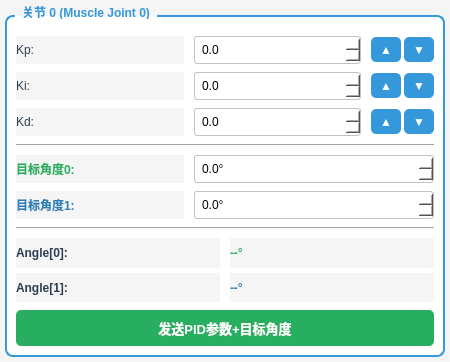
<?xml version="1.0" encoding="UTF-8"?>
<ui version="4.0">
 <class>PIDJointWidget</class>
 <widget class="QWidget" name="PIDJointWidget">
  <property name="geometry">
   <rect>
    <x>0</x>
    <y>0</y>
    <width>450</width>
    <height>362</height>
   </rect>
  </property>
  <property name="styleSheet">
   <string notr="true">
QWidget { background-color: #f5f5f5; }
QGroupBox {
    font-weight: bold;
    border: 2px solid #3498db;
    border-radius: 8px;
    margin-top: 10px;
    padding-top: 10px;
    background-color: white;
}
QGroupBox::title {
    subcontrol-origin: margin;
    left: 10px;
    padding: 0 5px 0 5px;
    color: #3498db;
}
QPushButton {
    background-color: #3498db;
    color: white;
    border: none;
    border-radius: 5px;
    padding: 5px 10px;
    font-size: 12px;
    font-weight: bold;
}
QPushButton:hover { background-color: #2980b9; }
QPushButton:pressed { background-color: #21618c; }
QPushButton#pushButton_send {
    background-color: #27ae60;
    padding: 8px 15px;
    font-size: 13px;
}
QPushButton#pushButton_send:hover { background-color: #229954; }
QDoubleSpinBox {
    border: 1px solid #bdc3c7;
    border-radius: 3px;
    padding: 5px;
    background-color: white;
}
QLabel { color: #2c3e50; font-size: 12px; }
   </string>
  </property>
  <layout class="QVBoxLayout" name="verticalLayout">
   <property name="spacing">
    <number>5</number>
   </property>
   <property name="leftMargin">
    <number>5</number>
   </property>
   <property name="topMargin">
    <number>5</number>
   </property>
   <property name="rightMargin">
    <number>5</number>
   </property>
   <property name="bottomMargin">
    <number>5</number>
   </property>
   <item>
    <widget class="QGroupBox" name="groupBox_joint">
     <property name="title">
      <string>关节 0 (Muscle Joint 0)</string>
     </property>
     <layout class="QGridLayout" name="gridLayout">
      <property name="horizontalSpacing">
       <number>10</number>
      </property>
      <property name="verticalSpacing">
       <number>8</number>
      </property>
      <item row="0" column="0">
       <widget class="QLabel" name="label_kp">
        <property name="text">
         <string>Kp:</string>
        </property>
       </widget>
      </item>
      <item row="0" column="1">
       <widget class="QDoubleSpinBox" name="doubleSpinBox_kp">
        <property name="decimals">
         <number>1</number>
        </property>
        <property name="minimum">
         <double>0.000000000000000</double>
        </property>
        <property name="maximum">
         <double>1000.000000000000000</double>
        </property>
        <property name="singleStep">
         <double>1.000000000000000</double>
        </property>
       </widget>
      </item>
      <item row="0" column="2">
       <layout class="QHBoxLayout" name="horizontalLayout_kp_adjust">
        <property name="spacing">
         <number>3</number>
        </property>
        <item>
         <widget class="QPushButton" name="pushButton_kp_inc">
          <property name="maximumSize">
           <size>
            <width>30</width>
            <height>25</height>
           </size>
          </property>
          <property name="text">
           <string>▲</string>
          </property>
         </widget>
        </item>
        <item>
         <widget class="QPushButton" name="pushButton_kp_dec">
          <property name="maximumSize">
           <size>
            <width>30</width>
            <height>25</height>
           </size>
          </property>
          <property name="text">
           <string>▼</string>
          </property>
         </widget>
        </item>
       </layout>
      </item>
      <item row="1" column="0">
       <widget class="QLabel" name="label_ki">
        <property name="text">
         <string>Ki:</string>
        </property>
       </widget>
      </item>
      <item row="1" column="1">
       <widget class="QDoubleSpinBox" name="doubleSpinBox_ki">
        <property name="decimals">
         <number>1</number>
        </property>
        <property name="minimum">
         <double>0.000000000000000</double>
        </property>
        <property name="maximum">
         <double>100.000000000000000</double>
        </property>
        <property name="singleStep">
         <double>0.100000000000000</double>
        </property>
       </widget>
      </item>
      <item row="1" column="2">
       <layout class="QHBoxLayout" name="horizontalLayout_ki_adjust">
        <property name="spacing">
         <number>3</number>
        </property>
        <item>
         <widget class="QPushButton" name="pushButton_ki_inc">
          <property name="maximumSize">
           <size>
            <width>30</width>
            <height>25</height>
           </size>
          </property>
          <property name="text">
           <string>▲</string>
          </property>
         </widget>
        </item>
        <item>
         <widget class="QPushButton" name="pushButton_ki_dec">
          <property name="maximumSize">
           <size>
            <width>30</width>
            <height>25</height>
           </size>
          </property>
          <property name="text">
           <string>▼</string>
          </property>
         </widget>
        </item>
       </layout>
      </item>
      <item row="2" column="0">
       <widget class="QLabel" name="label_kd">
        <property name="text">
         <string>Kd:</string>
        </property>
       </widget>
      </item>
      <item row="2" column="1">
       <widget class="QDoubleSpinBox" name="doubleSpinBox_kd">
        <property name="decimals">
         <number>1</number>
        </property>
        <property name="minimum">
         <double>0.000000000000000</double>
        </property>
        <property name="maximum">
         <double>1000.000000000000000</double>
        </property>
        <property name="singleStep">
         <double>1.000000000000000</double>
        </property>
       </widget>
      </item>
      <item row="2" column="2">
       <layout class="QHBoxLayout" name="horizontalLayout_kd_adjust">
        <property name="spacing">
         <number>3</number>
        </property>
        <item>
         <widget class="QPushButton" name="pushButton_kd_inc">
          <property name="maximumSize">
           <size>
            <width>30</width>
            <height>25</height>
           </size>
          </property>
          <property name="text">
           <string>▲</string>
          </property>
         </widget>
        </item>
        <item>
         <widget class="QPushButton" name="pushButton_kd_dec">
          <property name="maximumSize">
           <size>
            <width>30</width>
            <height>25</height>
           </size>
          </property>
          <property name="text">
           <string>▼</string>
          </property>
         </widget>
        </item>
       </layout>
      </item>
      <item row="3" column="0" colspan="3">
       <widget class="Line" name="line_angles">
        <property name="orientation">
         <enum>Qt::Horizontal</enum>
        </property>
       </widget>
      </item>
      <item row="4" column="0">
       <widget class="QLabel" name="label_target_angle0">
        <property name="styleSheet">
         <string notr="true">font-weight: bold; color: #27ae60;</string>
        </property>
        <property name="text">
         <string>目标角度0:</string>
        </property>
       </widget>
      </item>
      <item row="4" column="1" colspan="2">
       <widget class="QDoubleSpinBox" name="doubleSpinBox_target_angle0">
        <property name="suffix">
         <string>°</string>
        </property>
        <property name="decimals">
         <number>1</number>
        </property>
        <property name="minimum">
         <double>-180.000000000000000</double>
        </property>
        <property name="maximum">
         <double>180.000000000000000</double>
        </property>
        <property name="singleStep">
         <double>1.000000000000000</double>
        </property>
        <property name="value">
         <double>0.000000000000000</double>
        </property>
       </widget>
      </item>
      <item row="5" column="0">
       <widget class="QLabel" name="label_target_angle1">
        <property name="styleSheet">
         <string notr="true">font-weight: bold; color: #2980b9;</string>
        </property>
        <property name="text">
         <string>目标角度1:</string>
        </property>
       </widget>
      </item>
      <item row="5" column="1" colspan="2">
       <widget class="QDoubleSpinBox" name="doubleSpinBox_target_angle1">
        <property name="suffix">
         <string>°</string>
        </property>
        <property name="decimals">
         <number>1</number>
        </property>
        <property name="minimum">
         <double>-180.000000000000000</double>
        </property>
        <property name="maximum">
         <double>180.000000000000000</double>
        </property>
        <property name="singleStep">
         <double>1.000000000000000</double>
        </property>
        <property name="value">
         <double>0.000000000000000</double>
        </property>
       </widget>
      </item>
      <item row="6" column="0" colspan="3">
       <widget class="Line" name="line">
        <property name="orientation">
         <enum>Qt::Horizontal</enum>
        </property>
       </widget>
      </item>
      <item row="7" column="0" colspan="3">
       <layout class="QGridLayout" name="gridLayout_status">
        <property name="horizontalSpacing">
         <number>10</number>
        </property>
        <property name="verticalSpacing">
         <number>5</number>
        </property>
        <item row="0" column="0">
         <widget class="QLabel" name="label_angle0_title">
          <property name="styleSheet">
           <string notr="true">font-weight: bold; color: #2c3e50;</string>
          </property>
          <property name="text">
           <string>Angle[0]:</string>
          </property>
         </widget>
        </item>
        <item row="0" column="1">
         <widget class="QLabel" name="label_angle0_value">
          <property name="styleSheet">
           <string notr="true">color: #27ae60; font-weight: bold;</string>
          </property>
          <property name="text">
           <string>--°</string>
          </property>
         </widget>
        </item>
        <item row="1" column="0">
         <widget class="QLabel" name="label_angle1_title">
          <property name="styleSheet">
           <string notr="true">font-weight: bold; color: #2c3e50;</string>
          </property>
          <property name="text">
           <string>Angle[1]:</string>
          </property>
         </widget>
        </item>
        <item row="1" column="1">
         <widget class="QLabel" name="label_angle1_value">
          <property name="styleSheet">
           <string notr="true">color: #2980b9; font-weight: bold;</string>
          </property>
          <property name="text">
           <string>--°</string>
          </property>
         </widget>
        </item>
       </layout>
      </item>
      <item row="8" column="0" colspan="3">
       <widget class="QPushButton" name="pushButton_send">
        <property name="text">
         <string>发送PID参数+目标角度</string>
        </property>
       </widget>
      </item>
     </layout>
    </widget>
   </item>
  </layout>
 </widget>
 <resources/>
 <connections/>
</ui>
